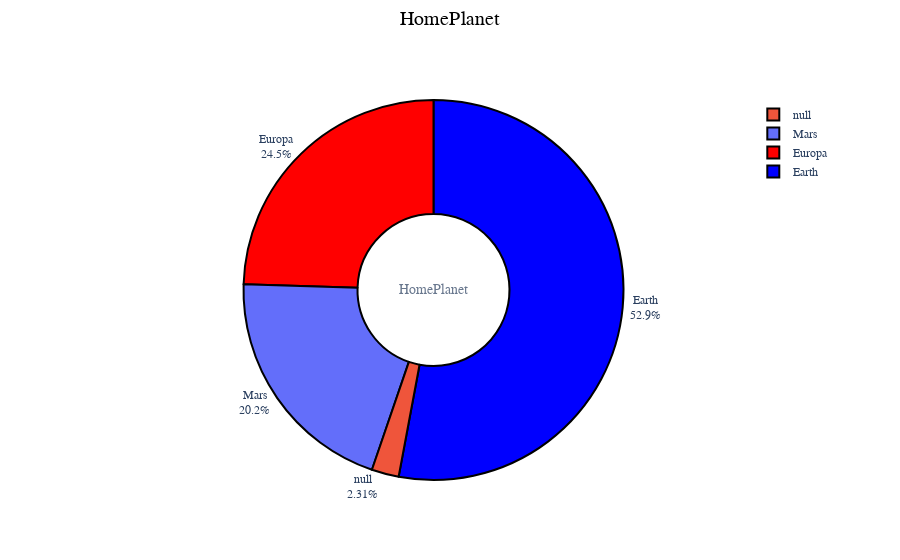

Write notebook code for a chart like this one.
### Markdown cell above
- Percentage of people cryo sleep among all people aboard the spaceship

### Code cell
fig = go.Figure(data=[go.Pie(labels=train_data.HomePlanet, hole=.4)])
fig.add_annotation(text='HomePlanet',
                   x=0.5,y=0.5,showarrow=False,font_size=14,opacity=0.7,font_family='Bebas Neue')
fig.update_traces(hoverinfo='label+percent+value',
                  marker=dict(colors=['red','blue'], line=dict(color='#000000', width=2)))
fig.update_layout(
    font_family='Bebas Neue',
    title=dict(text='HomePlanet',x=0.50,y=0.98,
               font=dict(color='black',size=20)),
    legend=dict(orientation='v',traceorder='reversed'),
    hoverlabel=dict(bgcolor='white'))
fig.update_traces(textposition='outside', textinfo='percent+label')
fig.show()

### Figure 1 — Plotly figure (JSON) as saved in the notebook; plotly's stock layout.template omitted (floating-point values rounded to 4 significant figures; data arrays with more than 128 entries replaced by an {"elided": "..."} marker saying what was removed)
{"data": [{"hole": 0.4, "hoverinfo": "label+percent+value", "labels": {"elided": "8693 str values"}, "marker": {"colors": ["red", "blue"], "line": {"color": "#000000", "width": 2}}, "textinfo": "percent+label", "textposition": "outside", "type": "pie"}], "layout": {"annotations": [{"font": {"family": "Bebas Neue", "size": 14}, "opacity": 0.7, "showarrow": false, "text": "HomePlanet", "x": 0.5, "y": 0.5}], "font": {"family": "Bebas Neue"}, "hoverlabel": {"bgcolor": "white"}, "legend": {"orientation": "v", "traceorder": "reversed"}, "title": {"font": {"color": "black", "size": 20}, "text": "HomePlanet", "x": 0.5, "y": 0.98}}}
